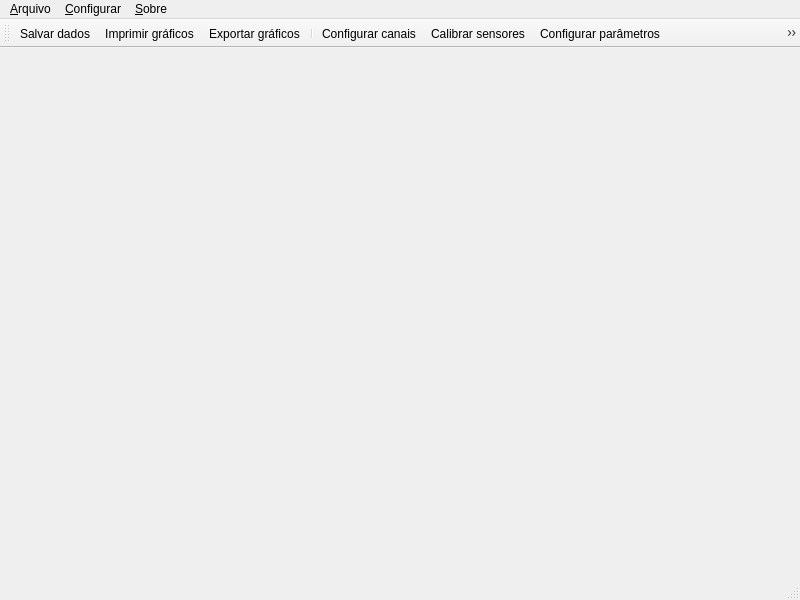
<?xml version="1.0" encoding="UTF-8"?>
<ui version="4.0">
 <class>JanelaPrincipal</class>
 <widget class="QMainWindow" name="JanelaPrincipal">
  <property name="geometry">
   <rect>
    <x>0</x>
    <y>0</y>
    <width>800</width>
    <height>600</height>
   </rect>
  </property>
  <property name="windowTitle">
   <string>Controle para o Sistema de Tanques - Quanser</string>
  </property>
  <widget class="QWidget" name="widget_central"/>
  <widget class="QMenuBar" name="barra_menu">
   <property name="geometry">
    <rect>
     <x>0</x>
     <y>0</y>
     <width>800</width>
     <height>21</height>
    </rect>
   </property>
   <widget class="QMenu" name="menu_Arquivo">
    <property name="title">
     <string>&amp;Arquivo</string>
    </property>
    <addaction name="acao_salvar_dados"/>
    <addaction name="acao_exportar"/>
    <addaction name="acao_imprimir"/>
    <addaction name="acao_sair"/>
   </widget>
   <widget class="QMenu" name="menu_Sobre">
    <property name="title">
     <string>&amp;Sobre</string>
    </property>
    <addaction name="acao_sobre_qt"/>
   </widget>
   <widget class="QMenu" name="menu_Configurar">
    <property name="title">
     <string>&amp;Configurar</string>
    </property>
    <addaction name="acao_config_parametros"/>
    <addaction name="acao_excluir_config"/>
    <addaction name="acao_config_canais"/>
    <addaction name="acao_calibrar_sensores"/>
   </widget>
   <addaction name="menu_Arquivo"/>
   <addaction name="menu_Configurar"/>
   <addaction name="menu_Sobre"/>
  </widget>
  <widget class="QStatusBar" name="barra_status"/>
  <widget class="QToolBar" name="barra_ferramentas">
   <property name="windowTitle">
    <string>toolBar</string>
   </property>
   <attribute name="toolBarArea">
    <enum>TopToolBarArea</enum>
   </attribute>
   <attribute name="toolBarBreak">
    <bool>false</bool>
   </attribute>
   <addaction name="acao_salvar_dados"/>
   <addaction name="acao_imprimir"/>
   <addaction name="acao_exportar"/>
   <addaction name="separator"/>
   <addaction name="acao_config_canais"/>
   <addaction name="acao_calibrar_sensores"/>
   <addaction name="acao_config_parametros"/>
   <addaction name="acao_excluir_config"/>
   <addaction name="separator"/>
   <addaction name="acao_iniciar"/>
   <addaction name="acao_parar"/>
  </widget>
  <action name="acao_imprimir">
   <property name="icon">
    <iconset resource="../imgs/imgs.qrc">
     <normaloff>:/imgs/printer.png</normaloff>:/imgs/printer.png</iconset>
   </property>
   <property name="text">
    <string>Imprimir gráficos</string>
   </property>
   <property name="shortcut">
    <string>Ctrl+P</string>
   </property>
  </action>
  <action name="acao_iniciar">
   <property name="icon">
    <iconset resource="../imgs/imgs.qrc">
     <normaloff>:/imgs/player_play.png</normaloff>:/imgs/player_play.png</iconset>
   </property>
   <property name="text">
    <string>Iniciar</string>
   </property>
   <property name="shortcut">
    <string>Ctrl+Space</string>
   </property>
  </action>
  <action name="acao_parar">
   <property name="icon">
    <iconset resource="../imgs/imgs.qrc">
     <normaloff>:/imgs/player_stop.png</normaloff>:/imgs/player_stop.png</iconset>
   </property>
   <property name="text">
    <string>Parar</string>
   </property>
   <property name="shortcut">
    <string>Ctrl+Alt+Space</string>
   </property>
  </action>
  <action name="acao_config_parametros">
   <property name="icon">
    <iconset resource="../imgs/imgs.qrc">
     <normaloff>:/imgs/kedit.png</normaloff>:/imgs/kedit.png</iconset>
   </property>
   <property name="text">
    <string>Configurar parâmetros</string>
   </property>
   <property name="shortcut">
    <string>Ctrl+Shift+P</string>
   </property>
  </action>
  <action name="acao_sair">
   <property name="icon">
    <iconset resource="../imgs/imgs.qrc">
     <normaloff>:/imgs/logout.png</normaloff>:/imgs/logout.png</iconset>
   </property>
   <property name="text">
    <string>Sair</string>
   </property>
   <property name="shortcut">
    <string>Ctrl+X</string>
   </property>
  </action>
  <action name="acao_salvar_dados">
   <property name="icon">
    <iconset resource="../imgs/imgs.qrc">
     <normaloff>:/imgs/save_all.png</normaloff>:/imgs/save_all.png</iconset>
   </property>
   <property name="text">
    <string>Salvar dados</string>
   </property>
   <property name="shortcut">
    <string>Ctrl+S</string>
   </property>
  </action>
  <action name="acao_sobre_qt">
   <property name="icon">
    <iconset resource="../imgs/imgs.qrc">
     <normaloff>:/imgs/qt.png</normaloff>:/imgs/qt.png</iconset>
   </property>
   <property name="text">
    <string>Qt</string>
   </property>
  </action>
  <action name="acao_exportar">
   <property name="icon">
    <iconset resource="../imgs/imgs.qrc">
     <normaloff>:/imgs/svg.png</normaloff>:/imgs/svg.png</iconset>
   </property>
   <property name="text">
    <string>Exportar gráficos</string>
   </property>
   <property name="shortcut">
    <string>Ctrl+Shift+E</string>
   </property>
  </action>
  <action name="acao_excluir_config">
   <property name="enabled">
    <bool>false</bool>
   </property>
   <property name="icon">
    <iconset resource="../imgs/imgs.qrc">
     <normaloff>:/imgs/eraser.png</normaloff>:/imgs/eraser.png</iconset>
   </property>
   <property name="text">
    <string>Excluir configuração</string>
   </property>
   <property name="shortcut">
    <string>Ctrl+Shift+X</string>
   </property>
  </action>
  <action name="acao_config_canais">
   <property name="icon">
    <iconset resource="../imgs/imgs.qrc">
     <normaloff>:/imgs/irc_protocol.png</normaloff>:/imgs/irc_protocol.png</iconset>
   </property>
   <property name="text">
    <string>Configurar canais</string>
   </property>
   <property name="shortcut">
    <string>Ctrl+Shift+C</string>
   </property>
  </action>
  <action name="acao_calibrar_sensores">
   <property name="icon">
    <iconset resource="../imgs/imgs.qrc">
     <normaloff>:/imgs/configure.png</normaloff>:/imgs/configure.png</iconset>
   </property>
   <property name="text">
    <string>Calibrar sensores</string>
   </property>
   <property name="shortcut">
    <string>Ctrl+Shift+S</string>
   </property>
  </action>
 </widget>
 <resources>
  <include location="../imgs/imgs.qrc"/>
 </resources>
 <connections/>
</ui>
